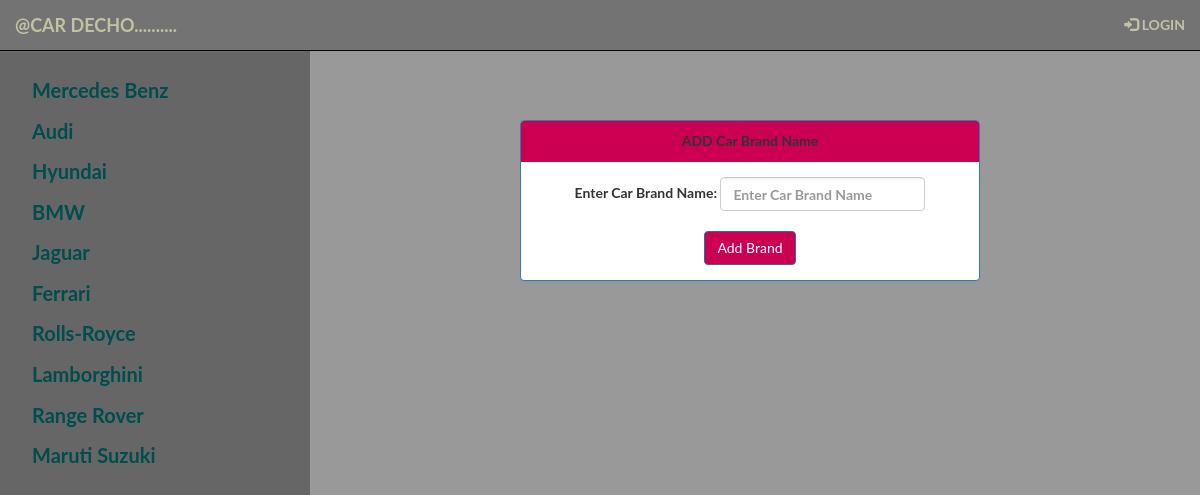
/CarClub/addCarBrand, run on the app's committed database.
### db_structure.py (models this page shows, shortened)
class CarBrandName(Base):
    __tablename__ = 'carbrandname'
    id = Column(Integer, primary_key=True)
    name = Column(String(383), nullable=False)
    user_id = Column(Integer, ForeignKey('suser.id'))
    user = relationship(SUser, backref="carbrandname")

### main_item.py (the view)
@app.route('/CarClub/addCarBrand', methods=['POST', 'GET'])
def addCarBrand():
    if request.method == 'POST':
        brand = CarBrandName(name=request.form['name'],
                             user_id=login_session['user_id'])
        session.add(brand)
        session.commit()
        return redirect(url_for('CarClub'))
    else:
        return render_template('addCarBrand.html', glg=glg)

### templates/addCarBrand.html
{% include 'nav.html' %}
<div class="main">
{% block content %}
<center>
	<div class="">
		<div style="width: 500px;">
			<div class="panel panel-primary" style="margin: 20px;">
				<center><div class="panel-heading"style="background-color:#cc0052;">ADD Car Brand Name</div>
				<div class="panel-body">
					<form class="form-inline" action="{{ url_for('addCarBrand')}}" method="POST">
						  <label for="email" class="mr-sm-2">Enter Car Brand Name:</label>
						  <input type="text" class="form-control mb-2 mr-sm-2" name="name" placeholder="Enter Car Brand Name" required><br><br>
						  <input style="background-color:#cc0052"type="submit" class="btn btn-primary mb-2"
						  value="Add Brand">
					</form>
				</div>
			</div>
		</div>
	</div>
{% endblock content %}

### templates/nav.html (shortened to what this page needs)
<!DOCTYPE html>
<html lang="en">
<head>
  <link rel="stylesheet" href="https://maxcdn.bootstrapcdn.com/bootstrap/3.3.7/css/bootstrap.min.css">
</head>
<body style="background:#999999">
<nav class="navbar navbar-inverse  navbar-fixed-top" style="background-color:#737373;">
  <div class="container-fluid">
    <div class="navbar-header">
      <b><a style="color:#c2c2a3"class="navbar-brand"
	  href="{{ url_for('home') }}">@CAR DECHO..........</a>
    </div>
    <ul class="nav navbar-nav navbar-right" >
      {% if 'username' in session %}
            <li><button class="btn btn-warning mr-sm-2"
			style="margin-top:5px;background-color:#c2c2a3;font-size:16px;"><b><a style="color:#008080" href="{{ url_for('addCarBrand')}}">ADD CAR BRAND</a></b></button></li>
            <li style="margin: 10px;"><p style="margin:5px;color:#003366;font-size:16px"class="text-primary mr-sm-2">{{ session.username }}</p></li>
            <li><a style="color:#c2c2a3" href="{{ url_for('logout')}}"><span class="glyphicon glyphicon-log-in"></span> LOGOUT</a></li>
      {% else %}
            <li><a style="color:#c2c2a3" href="{{ url_for('showLogin')}}"><span class="glyphicon glyphicon-log-in"></span> LOGIN</a></li>
      {% endif %}
    </ul>
  </div>
</nav>
<div class="sidenav">
  <table>
      {% for flf in glg %}
      <tr>
          <td><a href="{{ url_for('showCars',flfid=flf.id)}}">{{flf.name}}</a></td>
        </tr>
      {% endfor %}
  </table>
</div>
</body>
</html>

### templates/nav.html (style rules this page uses)
body { font-family: "Lato", sans-serif; }
.sidenav { height: 100%; width: 310px; position: fixed; z-index: 1; top: 50px; left: 0; background-color:#666666; overflow-x: hidden; padding-top: 20px; }
.sidenav a { padding: 6px 6px 6px 32px; text-decoration: none; font-size: 20px; color: #004d4d; display: block; }
.main { margin-left: 300px; }

### data on the page
CarBrandName: name "Mercedes Benz"
CarBrandName: name "Audi"
CarBrandName: name "Hyundai"
CarBrandName: name "BMW"
CarBrandName: name "Jaguar"
CarBrandName: name "Ferrari"
CarBrandName: name "Rolls-Royce"
CarBrandName: name "Lamborghini"
CarBrandName: name "Range Rover"
CarBrandName: name "Maruti Suzuki"
